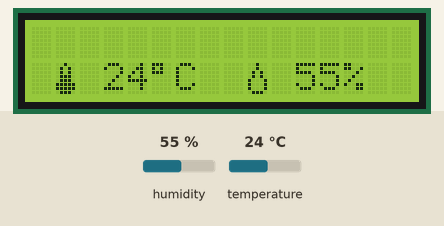
Bench run of a sketch on a simulated Arduino Uno, built with avr-gcc and run on an emulated ATmega328P. Shown: 16×2 character LCD. Wiring (inferred from the names in the program): DS1307 clock at I2C address 0x68. Inputs (shaded band) come from the test bench; at power-on: humidity 55 %, temperature 24 °C. The local clock reads 2024-03-15 10:24:30 at power-on unless the sketch sets it.

Above: at 1.2 s.
1.3 s: humidity set to 22 %
At 3.2 s:
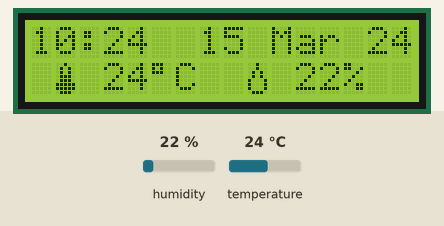
4.1 s: temperature set to 12 °C
At 5.4 s:
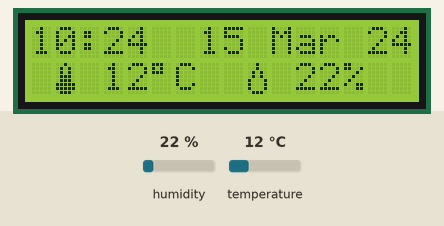
6.9 s: humidity set to 40 %
At 8.7 s:
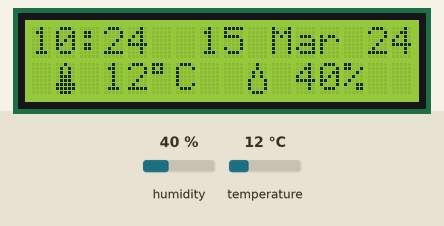
9.8 s: temperature set to 19 °C
At 11.0 s:
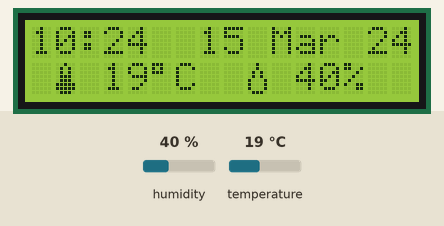
Timing chart, 0 to 12.8 s (numbered marks = the images above; inputs shaded):
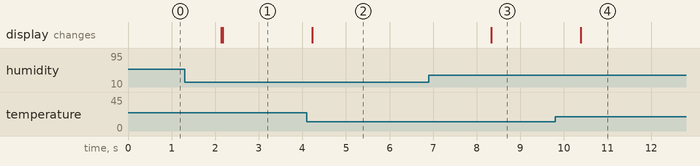

Measured:
- after the input at 1.3 s, the display: first differs from a run without the input after 0.87 s (image 1)
- after the input at 4.1 s, the display: changes after 0.12 s (image 2)
- after the input at 6.9 s, the display: changes after 1.4 s (image 3)
- after the input at 9.8 s, the display: changes after 0.58 s (image 4)

The sketch:

termometru_dht11_cu_ceas.ino
```cpp
// (licence header left out)
/*-----( Import needed libraries )-----*/
#include <dht11.h>
#include <Wire.h>
#include <LiquidCrystal_I2C.h>
#include <Time.h>
#include <DS1307RTC.h>


//const char* zile[] =
// { "Lun", "Mar", "Mie", "Joi", "Vin", "Sam", "Dum"}; //days of the week in romanian (not used)
const char* luni[] =
 {"Dec", "Ian", "Feb", "Mar", "Apr", "Mai", "Iun", "Iul", "Aug", "Sep", "Oct", "Noi" }; //months of the week also in romanian

byte termometru[8] = //icon for termometer
{
    B00100,
    B01010,
    B01010,
    B01110,
    B01110,
    B11111,
    B11111,
    B01110
};

byte picatura[8] = //icon for water droplet
{
    B00100,
    B00100,
    B01010,
    B01010,
    B10001,
    B10001,
    B10001,
    B01110,
};


/*-----( Declare objects )-----*/
// set the LCD address to 0x20 for a 16 chars 2 line display
// Set the pins on the I2C chip used for LCD connections:
//                    addr, en,rw,rs,d4,d5,d6,d7,bl,blpol
LiquidCrystal_I2C lcd(0x20, 4, 5, 6, 0, 1, 2, 3, 7, NEGATIVE);  // Set the LCD I2C address
dht11 DHT11;

/*-----( Declare Constants, Pin Numbers )-----*/
#define DHT11PIN 2 //dht11 signal pin connected to D2

void setup()   /*----( SETUP: RUNS ONCE )----*/
{
  Wire.begin();
  lcd.begin(16,2);         // initialize the lcd for 16 chars 2 lines, turn on backlight
  lcd.backlight();
  lcd.clear();
   lcd.createChar(1,termometru);
   lcd.createChar(2,picatura);

   // part code from http://tronixstuff.wordpress.com/
Wire.beginTransmission(0x68);
Wire.write(0x07); // move pointer to SQW address
Wire.write(0x10); // sends 0x10 (hex) 00010000 (binary) to control register - turns on square wave
Wire.endTransmission();
// end part code from http://tronixstuff.wordpress.com/

setSyncProvider(RTC.get);


}/*--(end setup )---*/

void loop()   /*----( LOOP: RUNS CONSTANTLY )----*/

{
   afisare_temperatura(); //displaying temperature
   data_si_ora(); //displaying date and time
}

void afisare_temperatura()

{

  int chk = DHT11.read(DHT11PIN);
  lcd.setCursor(1, 1);
  lcd.write(1);
  lcd.setCursor(3, 1);
  lcd.print((float)DHT11.temperature, 0);
  lcd.setCursor(5, 1);
  lcd.print((char)223); //degree sign
  lcd.print("C");

  lcd.setCursor(9, 1);
  lcd.write(2);
  lcd.setCursor(11, 1);
  lcd.print((float)DHT11.humidity, 0);
  lcd.print("%");
  delay(2000);

}


void data_si_ora()
{

  tmElements_t tm;
  (RTC.read(tm));

  lcd.setCursor(0, 0);
  afisare2cifre(tm.Hour);
  lcd.print(":");
  afisare2cifre(tm.Minute);
  lcd.setCursor(7,0);
  afisare2cifre(tm.Day);
  lcd.print(" ");
  lcd.print(tm.Month[luni]);
  lcd.print(" ");
  lcd.print(tmYearToCalendar(tm.Year)-2000);
 // lcd.setCursor(12,1); // this code is used for displaying day of the week
//  lcd.print(tm.Wday[zile-2]); //it's disabled because for some reason it doesn't work on i2c display
}
void afisare2cifre(int numar) { //this adds a 0 before single digit numbers
  if (numar >= 0 && numar < 10) {
    lcd.write('0');
  }
  lcd.print(numar);
}

/* ( THE END ) */
```
